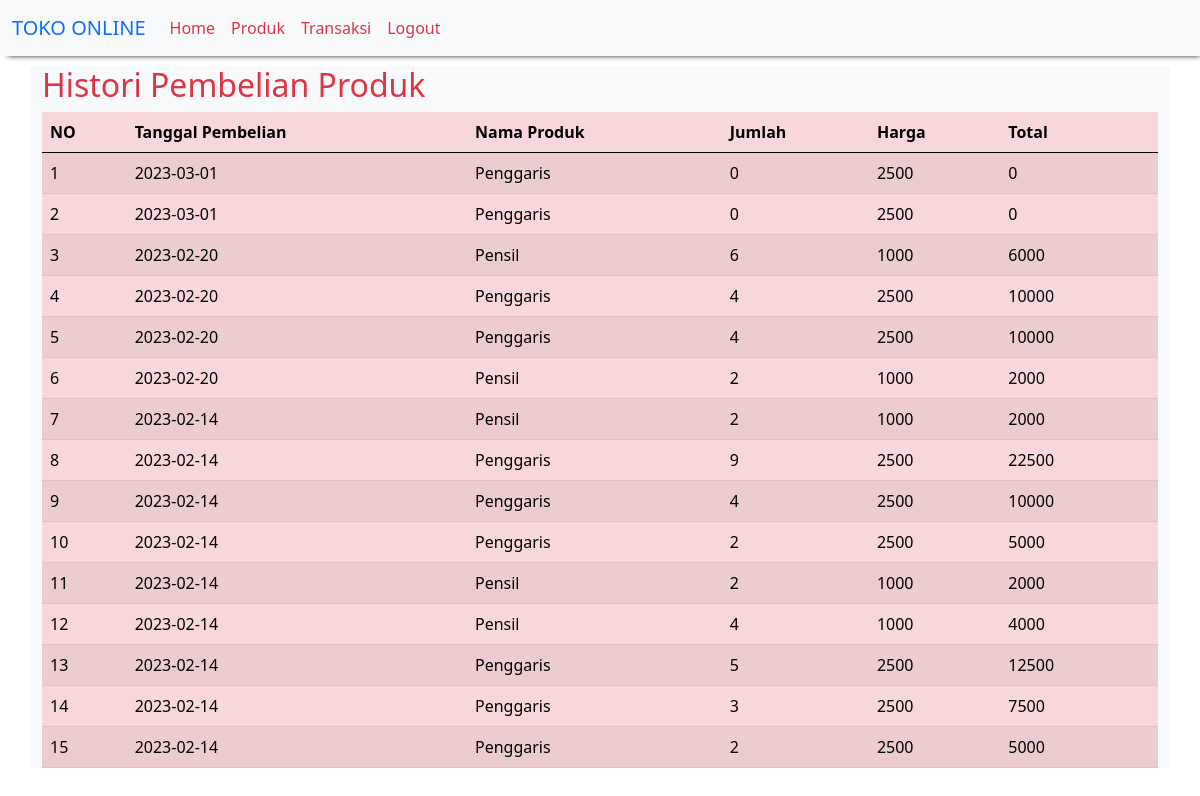
Page /histori_pembelian.php (signed in) on the committed database.
### tables this page shows
CREATE TABLE `beli_produk` (
  `id_beli_produk` int(11) NOT NULL,
  `id_produk` int(11) NOT NULL,
  `tanggal_beli` date NOT NULL
);

### histori_pembelian.php (the view, shortened to what this page needs)
<?php
include "header.php";
?>
<h2 class="text-danger">Histori Pembelian Produk</h2>
<table class="table table-hover table-striped table-danger">
    <thead>
        <th>NO</th>
        <th>Tanggal Pembelian</th>
        <th>Nama Produk</th>
        <th>Jumlah</th>
        <th>Harga</th>
        <th>Total</th>
        <th></th>
        </thead>
<tbody>
<?php
include "koneksi.php";
$qry_histori=mysqli_query($conn,"select * from beli_produk order by id_beli_produk desc");
$no=0;
while($dt_histori=mysqli_fetch_array($qry_histori)){
$no++;
$produk_dibeli="";
$jumlah_dibeli="";
$harga_dibeli="";
$total_dibeli="";
$qry_produk=mysqli_query($conn,"select * from detail_beli_produk join produk on produk.id_produk=detail_beli_produk.id_produk where id_beli_produk ='".$dt_histori['id_beli_produk']."'");
while($dt_produk=mysqli_fetch_array($qry_produk)){
    $produk_dibeli.="".$dt_produk['nama_produk']."";
    $jumlah_dibeli.= $dt_produk['qty'];
    $harga_dibeli.= $dt_produk['harga'];
    $total_dibeli.= $dt_produk['harga'] * $dt_produk['qty'];
}
$produk_dibeli.="";
$jumlah_dibeli.="";
$harga_dibeli.="";
$total_dibeli.="";
$qry_cek_kembali=mysqli_query($conn,"select * from beli_produk where id_beli_produk ='".$dt_histori['id_beli_produk']."'");
if(mysqli_num_rows($qry_cek_kembali)>0){
$button_kembali="";
} else {
$status_kembali="<label class='alert alert-danger'>Belum kembali</label>";
$button_kembali="<a href='kembali.php?id=".$dt_histori['id_beli_produk']."' class='btnbtn-warning' onclick='return confirm(\"hello\")'>Kembalikan</a>";
}
?>
<tr>
    <td><?=$no?></td>
    <td><?=$dt_histori['tanggal_beli']?></td>
    <td><?=$produk_dibeli?></td>
    <td><?=$jumlah_dibeli?></td>
    <td><?=$harga_dibeli?></td>
    <td><?=$total_dibeli?></td>
    <td><?=$button_kembali?></td>
</tr>
<?php
}
?>
</tbody>
  </table>
<?php
    include "footer.php";
?>

### rows in the picture
beli_produk: tanggal_beli "2023-03-01", produk_dibeli "Penggaris", jumlah_dibeli "0", harga_dibeli "2500", total_dibeli "0"
beli_produk: tanggal_beli "2023-03-01", produk_dibeli "Penggaris", jumlah_dibeli "0", harga_dibeli "2500", total_dibeli "0"
beli_produk: tanggal_beli "2023-02-20", produk_dibeli "Pensil", jumlah_dibeli "6", harga_dibeli "1000", total_dibeli "6000"
beli_produk: tanggal_beli "2023-02-20", produk_dibeli "Penggaris", jumlah_dibeli "4", harga_dibeli "2500", total_dibeli "10000"
beli_produk: tanggal_beli "2023-02-20", produk_dibeli "Penggaris", jumlah_dibeli "4", harga_dibeli "2500", total_dibeli "10000"
beli_produk: tanggal_beli "2023-02-20", produk_dibeli "Pensil", jumlah_dibeli "2", harga_dibeli "1000", total_dibeli "2000"
beli_produk: tanggal_beli "2023-02-14", produk_dibeli "Pensil", jumlah_dibeli "2", harga_dibeli "1000", total_dibeli "2000"
beli_produk: tanggal_beli "2023-02-14", produk_dibeli "Penggaris", jumlah_dibeli "9", harga_dibeli "2500", total_dibeli "22500"
beli_produk: tanggal_beli "2023-02-14", produk_dibeli "Penggaris", jumlah_dibeli "4", harga_dibeli "2500", total_dibeli "10000"
beli_produk: tanggal_beli "2023-02-14", produk_dibeli "Penggaris", jumlah_dibeli "2", harga_dibeli "2500", total_dibeli "5000"
beli_produk: tanggal_beli "2023-02-14", produk_dibeli "Pensil", jumlah_dibeli "2", harga_dibeli "1000", total_dibeli "2000"
beli_produk: tanggal_beli "2023-02-14", produk_dibeli "Pensil", jumlah_dibeli "4", harga_dibeli "1000", total_dibeli "4000"
beli_produk: tanggal_beli "2023-02-14", produk_dibeli "Penggaris", jumlah_dibeli "5", harga_dibeli "2500", total_dibeli "12500"
beli_produk: tanggal_beli "2023-02-14", produk_dibeli "Penggaris", jumlah_dibeli "3", harga_dibeli "2500", total_dibeli "7500"
beli_produk: tanggal_beli "2023-02-14", produk_dibeli "Penggaris", jumlah_dibeli "2", harga_dibeli "2500", total_dibeli "5000"
